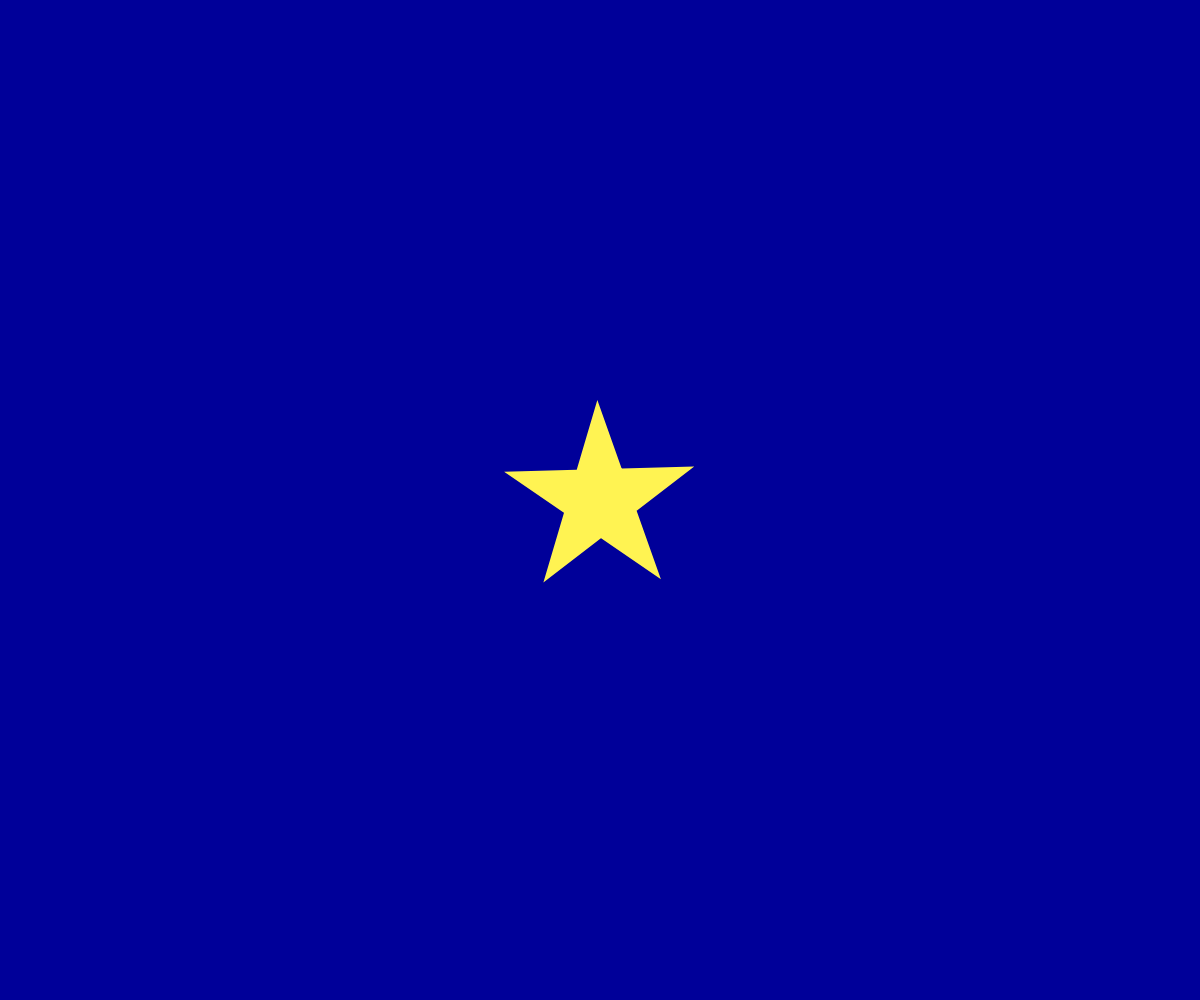
Frame 1 (no input)
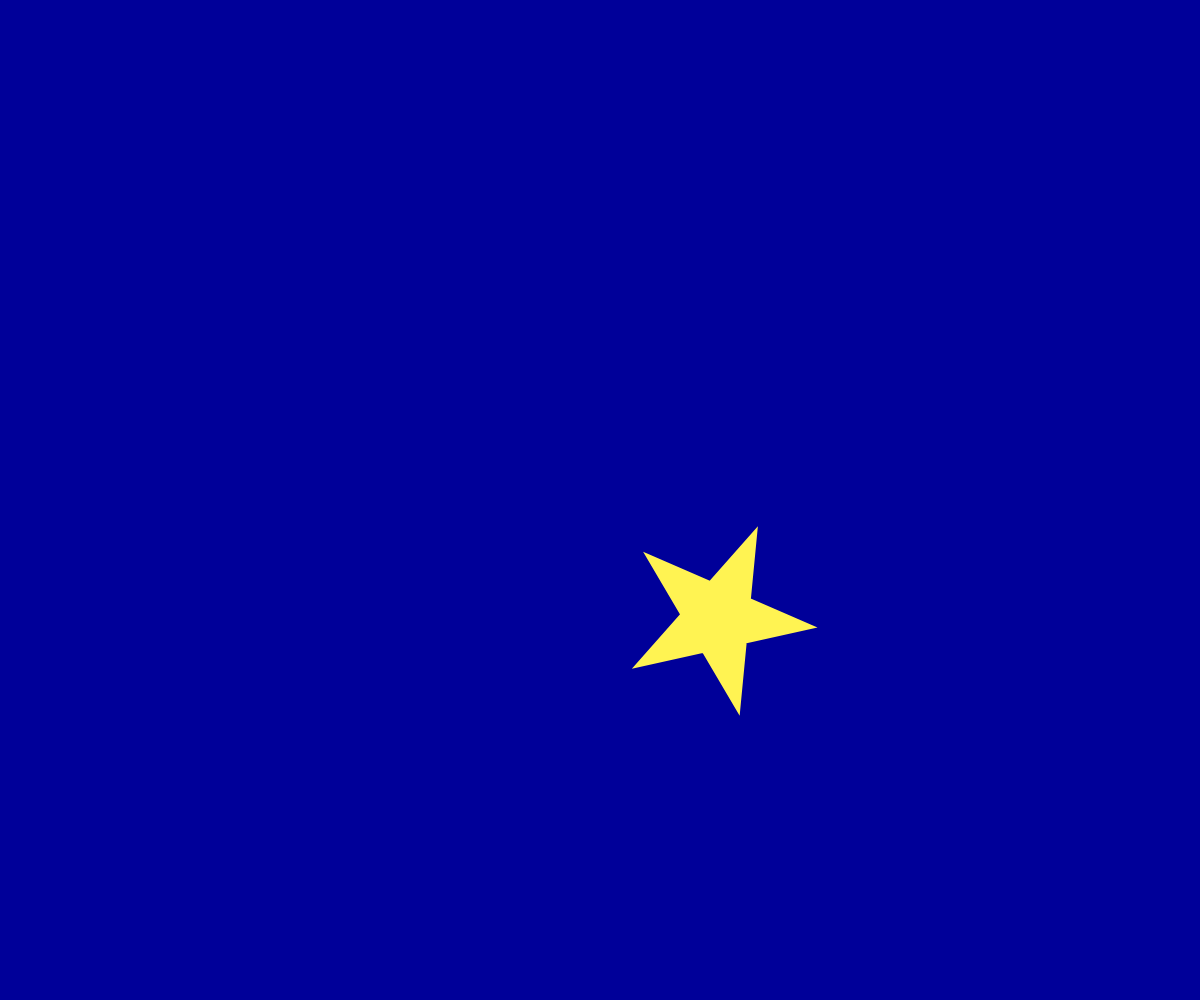
Frame 60 (no input)
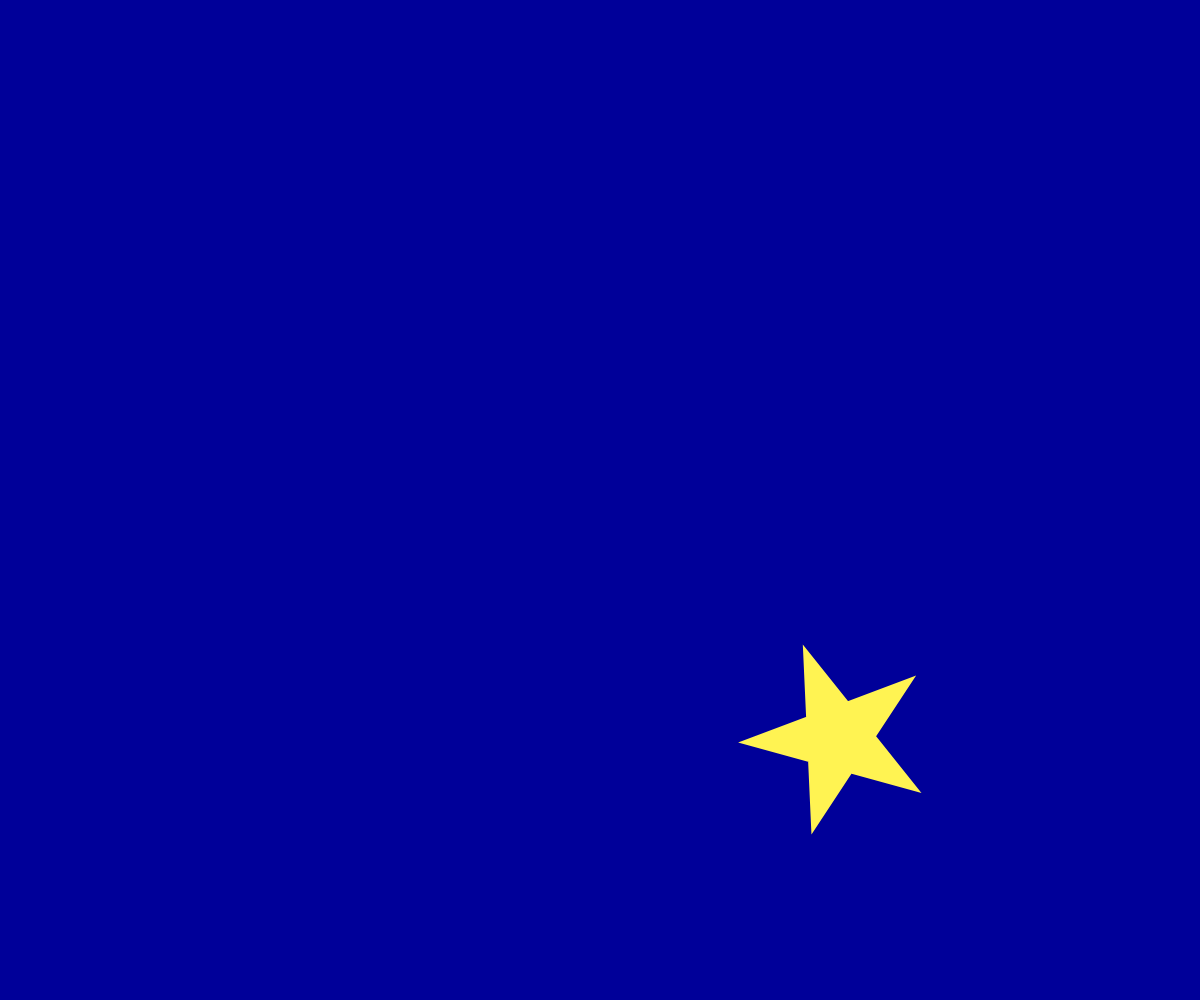
Frame 120 (the mouse pressed at the canvas centre since frame 60)

The p5.js sketch that drew these frames (run headless with seeded random() and noise() and a simulated clock; from frame 60 on, the mouse is pressed at the canvas centre):

// p5.js sketch
// ── sketch.js
// テキスト「アニメーション」
let x, y, vx, vy, a;

function setup(){
  createCanvas(windowWidth, windowHeight);
  x = width / 2;
  y = height / 2;
  vx = 8;
  vy = 8;
  a=5
}

function draw(){
  background(160, 192, 255);
  star(x,y,50,10);
  background(0,0,153);
  fill(255,243,82)
  star(x,y,100,a)
  x += 2;
  y += 2;
  a += 0.05;
  // BLANK[2] (hint: 作った star 関数を使います)

  // 端の処理パターン (1) 反対側から出てくる
  if(x > width){ x = 0; }
  else if(x < 0){ x = width; }
  if(y > height){ y = 0; }
  if(y < 0){ y = height; }
}

function star(cx, cy, r, angle){
  noStroke();
  beginShape();
  for(var i = 0; i < 20; i++){
    var theta = TWO_PI * i * 2 / 5 - HALF_PI + angle;
    // BLANK[1] (hint: angle 分だけ星を回転させるには？)
    var x = cx + cos(theta) * r;
    var y = cy + sin(theta) * r;
    vertex(x,y);
  }
  endShape(CLOSE);
}

function windowResized(){
  resizeCanvas(windowWidth, windowHeight);
}
